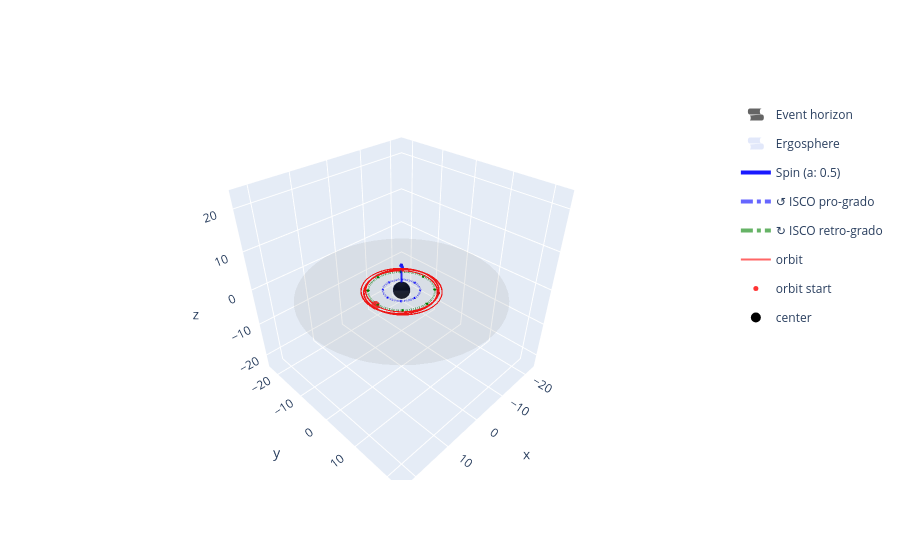

Here is the notebook cell this chart was saved with:
### Code cell
from relatipy.numeric.constants import _L_ref

x1_SI = 1e10  # metros
x1 = 4*R_s

ic = rn.coordinates.OrbitalElements(
    t=0,
    a=x1,
    e=0.,
    inc=0.,
    Omega=0.,
    omega=0.,
    f=0.,
    mass=1.0,  # 1 masa solar geom
)

print(ic.convert_to("BoyerLindquist", a=kerr.a).state_vector)

P = 2*np.pi*x1**(3/2)
taus = np.linspace(0, 100*P, 10000)
path = kerr.geodesic.get_path(ic, taus)

from relatipy.visualization._3D.plot_black_hole import PlotKerr

plot = PlotKerr(kerr)
plot.add_path(path, label="orbit")
plot.plot().show()

### Figure 1 — Plotly figure (JSON) as saved in the notebook; plotly's stock layout.template omitted (floating-point values rounded to 4 significant figures; data arrays with more than 128 entries replaced by an {"elided": "..."} marker saying what was removed)
{"data": [{"colorscale": [[0, "black"], [1, "black"]], "name": "Event horizon", "opacity": 0.6, "showlegend": true, "showscale": false, "type": "surface", "x": {"elided": "60x60 float values"}, "y": {"elided": "60x60 float values"}, "z": {"elided": "60x60 float values"}}, {"colorscale": [[0, "royalblue"], [1, "royalblue"]], "name": "Ergosphere", "opacity": 0.15, "showlegend": true, "showscale": false, "type": "surface", "x": {"elided": "60x60 float values"}, "y": {"elided": "60x60 float values"}, "z": {"elided": "60x60 float values"}}, {"legendgroup": "Spin (a: 0.5)", "line": {"color": "blue", "width": 4}, "mode": "lines", "name": "Spin (a: 0.5)", "opacity": 0.9, "showlegend": true, "type": "scatter3d", "x": [0, 0], "y": [0, 0], "z": [2, 7]}, {"legendgroup": "Spin (a: 0.5)", "line": {"color": "blue", "width": 4}, "mode": "lines", "opacity": 0.9, "showlegend": false, "type": "scatter3d", "x": [0, 0], "y": [0, 0.6], "z": [7, 6]}, {"legendgroup": "Spin (a: 0.5)", "line": {"color": "blue", "width": 4}, "mode": "lines", "opacity": 0.9, "showlegend": false, "type": "scatter3d", "x": [0, 0], "y": [0, -0.6], "z": [7, 6]}, {"legendgroup": "↺ ISCO pro-grado", "line": {"color": "blue", "dash": "dashdot", "width": 4}, "mode": "lines", "name": "↺ ISCO pro-grado", "opacity": 0.6, "type": "scatter3d", "x": [4.233, 4.227, 4.209, 4.18, 4.139, 4.086, 4.022, 3.947, 3.861, 3.764, 3.657, 3.539, 3.411, 3.274, 3.128, 2.973, 2.81, 2.639, 2.461, 2.276, 2.084, 1.887, 1.684, 1.477, 1.265, 1.051, 0.8327, 0.6125, 0.3906, 0.1676, -0.05587, -0.2792, -0.5017, -0.7228, -0.9419, -1.158, -1.372, -1.581, -1.786, -1.986, -2.181, -2.369, -2.551, -2.726, -2.893, -3.052, -3.202, -3.344, -3.476, -3.599, -3.712, -3.814, -3.905, -3.986, -4.056, -4.114, -4.161, -4.196, -4.22, -4.232, -4.232, -4.22, -4.196, -4.161, -4.114, -4.056, -3.986, -3.905, -3.814, -3.712, -3.599, -3.476, -3.344, -3.202, -3.052, -2.893, -2.726, -2.551, -2.369, -2.181, -1.986, -1.786, -1.581, -1.372, -1.158, -0.9419, -0.7228, -0.5017, -0.2792, -0.05587, 0.1676, 0.3906, 0.6125, 0.8327, 1.051, 1.265, 1.477, 1.684, 1.887, 2.084, 2.276, 2.461, 2.639, 2.81, 2.973, 3.128, 3.274, 3.411, 3.539, 3.657, 3.764, 3.861, 3.947, 4.022, 4.086, 4.139, 4.18, 4.209, 4.227, 4.233], "y": [0.0, 0.2234, 0.4462, 0.6677, 0.8874, 1.105, 1.319, 1.529, 1.735, 1.937, 2.133, 2.323, 2.506, 2.683, 2.852, 3.013, 3.166, 3.309, 3.444, 3.569, 3.684, 3.789, 3.884, 3.967, 4.039, 4.101, 4.15, 4.188, 4.215, 4.23, 4.233, 4.224, 4.203, 4.171, 4.127, 4.071, 4.005, 3.927, 3.838, 3.738, 3.628, 3.508, 3.378, 3.239, 3.09, 2.933, 2.768, 2.595, 2.415, 2.228, 2.035, 1.837, 1.633, 1.424, 1.212, 0.9963, 0.7778, 0.5571, 0.3349, 0.1117, -0.1117, -0.3349, -0.5571, -0.7778, -0.9963, -1.212, -1.424, -1.633, -1.837, -2.035, -2.228, -2.415, -2.595, -2.768, -2.933, -3.09, -3.239, -3.378, -3.508, -3.628, -3.738, -3.838, -3.927, -4.005, -4.071, -4.127, -4.171, -4.203, -4.224, -4.233, -4.23, -4.215, -4.188, -4.15, -4.101, -4.039, -3.967, -3.884, -3.789, -3.684, -3.569, -3.444, -3.309, -3.166, -3.013, -2.852, -2.683, -2.506, -2.323, -2.133, -1.937, -1.735, -1.529, -1.319, -1.105, -0.8874, -0.6677, -0.4462, -0.2234, -1.037e-15], "z": [0.0, 0.0, 0.0, 0.0, 0.0, 0.0, 0.0, 0.0, 0.0, 0.0, 0.0, 0.0, 0.0, 0.0, 0.0, 0.0, 0.0, 0.0, 0.0, 0.0, 0.0, 0.0, 0.0, 0.0, 0.0, 0.0, 0.0, 0.0, 0.0, 0.0, 0.0, 0.0, 0.0, 0.0, 0.0, 0.0, 0.0, 0.0, 0.0, 0.0, 0.0, 0.0, 0.0, 0.0, 0.0, 0.0, 0.0, 0.0, 0.0, 0.0, 0.0, 0.0, 0.0, 0.0, 0.0, 0.0, 0.0, 0.0, 0.0, 0.0, 0.0, 0.0, 0.0, 0.0, 0.0, 0.0, 0.0, 0.0, 0.0, 0.0, 0.0, 0.0, 0.0, 0.0, 0.0, 0.0, 0.0, 0.0, 0.0, 0.0, 0.0, 0.0, 0.0, 0.0, 0.0, 0.0, 0.0, 0.0, 0.0, 0.0, 0.0, 0.0, 0.0, 0.0, 0.0, 0.0, 0.0, 0.0, 0.0, 0.0, 0.0, 0.0, 0.0, 0.0, 0.0, 0.0, 0.0, 0.0, 0.0, 0.0, 0.0, 0.0, 0.0, 0.0, 0.0, 0.0, 0.0, 0.0, 0.0, 0.0]}, {"hoverinfo": "skip", "legendgroup": "↺ ISCO pro-grado", "line": {"color": "blue", "width": 4}, "mode": "lines", "opacity": 1, "showlegend": false, "type": "scatter3d", "x": [4.233, 4.081, null, 4.233, 4.385], "y": [0, -0.254, null, 0, -0.254], "z": [0, 0, null, 0, 0]}, {"hoverinfo": "skip", "legendgroup": "↺ ISCO pro-grado", "line": {"color": "blue", "width": 4}, "mode": "lines", "opacity": 1, "showlegend": false, "type": "scatter3d", "x": [2.993, 3.065, null, 2.993, 3.281], "y": [2.993, 2.706, null, 2.993, 2.921], "z": [0, 0, null, 0, 0]}, {"hoverinfo": "skip", "legendgroup": "↺ ISCO pro-grado", "line": {"color": "blue", "width": 4}, "mode": "lines", "opacity": 1, "showlegend": false, "type": "scatter3d", "x": [2.592e-16, 0.254, null, 2.592e-16, 0.254], "y": [4.233, 4.081, null, 4.233, 4.385], "z": [0, 0, null, 0, 0]}, {"hoverinfo": "skip", "legendgroup": "↺ ISCO pro-grado", "line": {"color": "blue", "width": 4}, "mode": "lines", "opacity": 1, "showlegend": false, "type": "scatter3d", "x": [-2.993, -2.706, null, -2.993, -2.921], "y": [2.993, 3.065, null, 2.993, 3.281], "z": [0, 0, null, 0, 0]}, {"hoverinfo": "skip", "legendgroup": "↺ ISCO pro-grado", "line": {"color": "blue", "width": 4}, "mode": "lines", "opacity": 1, "showlegend": false, "type": "scatter3d", "x": [-4.233, -4.081, null, -4.233, -4.385], "y": [5.184e-16, 0.254, null, 5.184e-16, 0.254], "z": [0, 0, null, 0, 0]}, {"hoverinfo": "skip", "legendgroup": "↺ ISCO pro-grado", "line": {"color": "blue", "width": 4}, "mode": "lines", "opacity": 1, "showlegend": false, "type": "scatter3d", "x": [-2.993, -3.065, null, -2.993, -3.281], "y": [-2.993, -2.706, null, -2.993, -2.921], "z": [0, 0, null, 0, 0]}, {"hoverinfo": "skip", "legendgroup": "↺ ISCO pro-grado", "line": {"color": "blue", "width": 4}, "mode": "lines", "opacity": 1, "showlegend": false, "type": "scatter3d", "x": [-7.776e-16, -0.254, null, -7.776e-16, -0.254], "y": [-4.233, -4.081, null, -4.233, -4.385], "z": [0, 0, null, 0, 0]}, {"hoverinfo": "skip", "legendgroup": "↺ ISCO pro-grado", "line": {"color": "blue", "width": 4}, "mode": "lines", "opacity": 1, "showlegend": false, "type": "scatter3d", "x": [2.993, 2.706, null, 2.993, 2.921], "y": [-2.993, -3.065, null, -2.993, -3.281], "z": [0, 0, null, 0, 0]}, {"legendgroup": "↻ ISCO retro-grado", "line": {"color": "green", "dash": "dashdot", "width": 4}, "mode": "lines", "name": "↻ ISCO retro-grado", "opacity": 0.6, "type": "scatter3d", "x": [7.555, 7.544, 7.513, 7.46, 7.387, 7.293, 7.179, 7.044, 6.891, 6.718, 6.526, 6.316, 6.088, 5.844, 5.583, 5.307, 5.015, 4.71, 4.392, 4.061, 3.72, 3.367, 3.006, 2.636, 2.258, 1.875, 1.486, 1.093, 0.697, 0.2991, -0.09972, -0.4982, -0.8954, -1.29, -1.681, -2.067, -2.448, -2.822, -3.188, -3.545, -3.892, -4.228, -4.553, -4.864, -5.163, -5.447, -5.715, -5.968, -6.204, -6.423, -6.624, -6.806, -6.97, -7.114, -7.238, -7.342, -7.426, -7.489, -7.531, -7.552, -7.552, -7.531, -7.489, -7.426, -7.342, -7.238, -7.114, -6.97, -6.806, -6.624, -6.423, -6.204, -5.968, -5.715, -5.447, -5.163, -4.864, -4.553, -4.228, -3.892, -3.545, -3.188, -2.822, -2.448, -2.067, -1.681, -1.29, -0.8954, -0.4982, -0.09972, 0.2991, 0.697, 1.093, 1.486, 1.875, 2.258, 2.636, 3.006, 3.367, 3.72, 4.061, 4.392, 4.71, 5.015, 5.307, 5.583, 5.844, 6.088, 6.316, 6.526, 6.718, 6.891, 7.044, 7.179, 7.293, 7.387, 7.46, 7.513, 7.544, 7.555], "y": [0.0, 0.3987, 0.7963, 1.192, 1.584, 1.971, 2.353, 2.729, 3.097, 3.456, 3.806, 4.145, 4.473, 4.788, 5.089, 5.377, 5.65, 5.906, 6.147, 6.37, 6.575, 6.763, 6.931, 7.08, 7.209, 7.318, 7.407, 7.475, 7.522, 7.549, 7.554, 7.538, 7.501, 7.444, 7.365, 7.266, 7.147, 7.008, 6.849, 6.671, 6.475, 6.261, 6.029, 5.78, 5.515, 5.235, 4.94, 4.632, 4.31, 3.977, 3.632, 3.278, 2.914, 2.542, 2.163, 1.778, 1.388, 0.9943, 0.5977, 0.1994, -0.1994, -0.5977, -0.9943, -1.388, -1.778, -2.163, -2.542, -2.914, -3.278, -3.632, -3.977, -4.31, -4.632, -4.94, -5.235, -5.515, -5.78, -6.029, -6.261, -6.475, -6.671, -6.849, -7.008, -7.147, -7.266, -7.365, -7.444, -7.501, -7.538, -7.554, -7.549, -7.522, -7.475, -7.407, -7.318, -7.209, -7.08, -6.931, -6.763, -6.575, -6.37, -6.147, -5.906, -5.65, -5.377, -5.089, -4.788, -4.473, -4.145, -3.806, -3.456, -3.097, -2.729, -2.353, -1.971, -1.584, -1.192, -0.7963, -0.3987, -1.85e-15], "z": [0.0, 0.0, 0.0, 0.0, 0.0, 0.0, 0.0, 0.0, 0.0, 0.0, 0.0, 0.0, 0.0, 0.0, 0.0, 0.0, 0.0, 0.0, 0.0, 0.0, 0.0, 0.0, 0.0, 0.0, 0.0, 0.0, 0.0, 0.0, 0.0, 0.0, 0.0, 0.0, 0.0, 0.0, 0.0, 0.0, 0.0, 0.0, 0.0, 0.0, 0.0, 0.0, 0.0, 0.0, 0.0, 0.0, 0.0, 0.0, 0.0, 0.0, 0.0, 0.0, 0.0, 0.0, 0.0, 0.0, 0.0, 0.0, 0.0, 0.0, 0.0, 0.0, 0.0, 0.0, 0.0, 0.0, 0.0, 0.0, 0.0, 0.0, 0.0, 0.0, 0.0, 0.0, 0.0, 0.0, 0.0, 0.0, 0.0, 0.0, 0.0, 0.0, 0.0, 0.0, 0.0, 0.0, 0.0, 0.0, 0.0, 0.0, 0.0, 0.0, 0.0, 0.0, 0.0, 0.0, 0.0, 0.0, 0.0, 0.0, 0.0, 0.0, 0.0, 0.0, 0.0, 0.0, 0.0, 0.0, 0.0, 0.0, 0.0, 0.0, 0.0, 0.0, 0.0, 0.0, 0.0, 0.0, 0.0, 0.0]}, {"hoverinfo": "skip", "legendgroup": "↻ ISCO retro-grado", "line": {"color": "green", "width": 4}, "mode": "lines", "opacity": 1, "showlegend": false, "type": "scatter3d", "x": [7.555, 7.827, null, 7.555, 7.283], "y": [0, 0.4533, null, 0, 0.4533], "z": [0, 0, null, 0, 0]}, {"hoverinfo": "skip", "legendgroup": "↻ ISCO retro-grado", "line": {"color": "green", "width": 4}, "mode": "lines", "opacity": 1, "showlegend": false, "type": "scatter3d", "x": [5.342, 5.214, null, 5.342, 4.829], "y": [5.342, 5.855, null, 5.342, 5.47], "z": [0, 0, null, 0, 0]}, {"hoverinfo": "skip", "legendgroup": "↻ ISCO retro-grado", "line": {"color": "green", "width": 4}, "mode": "lines", "opacity": 1, "showlegend": false, "type": "scatter3d", "x": [4.626e-16, -0.4533, null, 4.626e-16, -0.4533], "y": [7.555, 7.827, null, 7.555, 7.283], "z": [0, 0, null, 0, 0]}, {"hoverinfo": "skip", "legendgroup": "↻ ISCO retro-grado", "line": {"color": "green", "width": 4}, "mode": "lines", "opacity": 1, "showlegend": false, "type": "scatter3d", "x": [-5.342, -5.855, null, -5.342, -5.47], "y": [5.342, 5.214, null, 5.342, 4.829], "z": [0, 0, null, 0, 0]}, {"hoverinfo": "skip", "legendgroup": "↻ ISCO retro-grado", "line": {"color": "green", "width": 4}, "mode": "lines", "opacity": 1, "showlegend": false, "type": "scatter3d", "x": [-7.555, -7.827, null, -7.555, -7.283], "y": [9.252e-16, -0.4533, null, 9.252e-16, -0.4533], "z": [0, 0, null, 0, 0]}, {"hoverinfo": "skip", "legendgroup": "↻ ISCO retro-grado", "line": {"color": "green", "width": 4}, "mode": "lines", "opacity": 1, "showlegend": false, "type": "scatter3d", "x": [-5.342, -5.214, null, -5.342, -4.829], "y": [-5.342, -5.855, null, -5.342, -5.47], "z": [0, 0, null, 0, 0]}, {"hoverinfo": "skip", "legendgroup": "↻ ISCO retro-grado", "line": {"color": "green", "width": 4}, "mode": "lines", "opacity": 1, "showlegend": false, "type": "scatter3d", "x": [-1.388e-15, 0.4533, null, -1.388e-15, 0.4533], "y": [-7.555, -7.827, null, -7.555, -7.283], "z": [0, 0, null, 0, 0]}, {"hoverinfo": "skip", "legendgroup": "↻ ISCO retro-grado", "line": {"color": "green", "width": 4}, "mode": "lines", "opacity": 1, "showlegend": false, "type": "scatter3d", "x": [5.342, 5.855, null, 5.342, 5.47], "y": [-5.342, -5.214, null, -5.342, -4.829], "z": [0, 0, null, 0, 0]}, {"line": {"color": "red", "width": 2}, "mode": "lines", "name": "orbit", "opacity": 0.6, "type": "scatter3d", "x": {"elided": "10000 float values"}, "y": {"elided": "10000 float values"}, "z": {"elided": "10000 float values"}}, {"marker": {"color": "red", "opacity": 0.8, "size": 5}, "mode": "markers", "name": "orbit start", "type": "scatter3d", "x": [8], "y": [-7.145e-15], "z": [0]}, {"anchor": "tail", "colorscale": [[0, "red"], [1, "red"]], "name": "orbit end", "opacity": 0.8, "showscale": false, "sizemode": "absolute", "sizeref": 1.667, "type": "cone", "u": [-0.2851], "v": [-0.1908], "w": [0], "x": [-4.921], "y": [6.733], "z": [0]}, {"colorscale": [[0, "gray"], [1, "gray"]], "opacity": 0.08, "showscale": false, "type": "surface", "x": {"elided": "50x50 float values"}, "y": {"elided": "50x50 float values"}, "z": {"elided": "50x50 float values"}}, {"marker": {"color": "black", "opacity": 1, "size": 10}, "mode": "markers", "name": "center", "type": "scatter3d", "x": [0], "y": [0], "z": [0]}], "layout": {"scene": {"aspectmode": "cube", "xaxis": {"range": [-24, 24]}, "yaxis": {"range": [-24, 24]}, "zaxis": {"range": [-24, 24]}}}}
